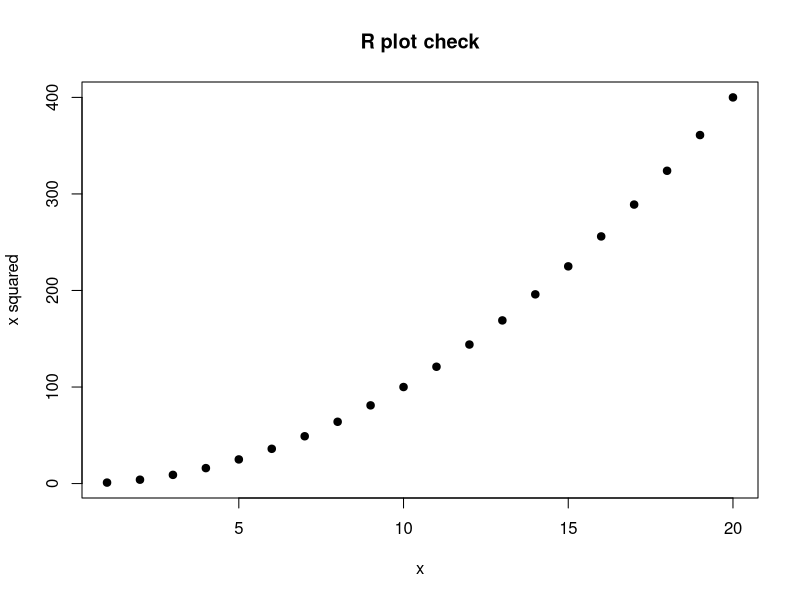

Reproduce this figure in R.
message(R.version.string)

x <- 1:20
print(summary(x))
plot(x, x^2, main = "R plot check", xlab = "x", ylab = "x squared", pch = 19)
